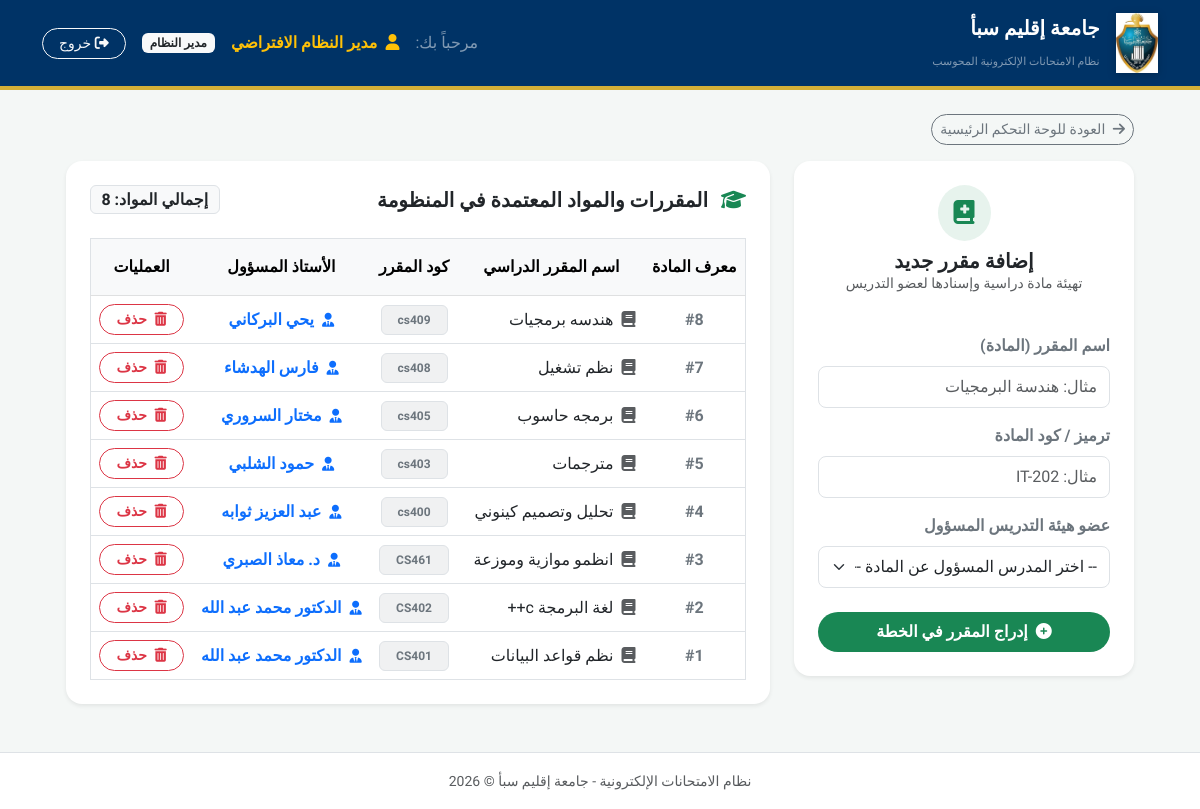
The app's page /electronic_exam_system/admin/manage_courses.php (signed in) with its own data.
### tables this page shows
CREATE TABLE `courses` (
  `course_id` int(11) NOT NULL,
  `course_name` varchar(150) NOT NULL,
  `course_code` varchar(50) NOT NULL,
  `credit_hours` int(11) DEFAULT 3,
  `instructor_id` int(11) NOT NULL
);

CREATE TABLE `users` (
  `user_id` int(11) NOT NULL,
  `full_name` varchar(100) NOT NULL,
  `university_id` varchar(50) NOT NULL,
  `email` varchar(100) DEFAULT NULL,
  `password` varchar(255) NOT NULL,
  `role` enum('admin','dean','head_of_dept','instructor','control','student') NOT NULL,
  `created_at` timestamp NOT NULL DEFAULT current_timestamp()
);

### electronic_exam_system/admin/manage_courses.php (the view, shortened to what this page needs)
<?php
include_once __DIR__ . '/../includes/header.php';
$courses_res = $conn->query("
    SELECT c.*, u.full_name AS instructor_name
    FROM courses c
    LEFT JOIN instructors i ON c.instructor_id = i.instructor_id
    LEFT JOIN users u ON i.user_id = u.user_id
    ORDER BY c.course_id DESC
");
?>
<div class="container-fluid px-4 mt-4">
    <a href="dashboard.php" class="btn btn-outline-secondary rounded-pill btn-sm mb-3">
        <i class="fa-solid fa-arrow-right me-1"></i> العودة للوحة التحكم الرئيسية
    </a>
    <div class="row g-4">
        <div class="col-xl-4">
            <div class="card border-0 shadow-sm rounded-4 p-4 bg-white">
                <div class="text-center mb-4">
                    <div class="bg-success bg-opacity-10 p-3 rounded-circle d-inline-block text-success mb-2">
                        <i class="fa-solid fa-book-medical fa-xl"></i>
                    </div>
                    <h5 class="fw-bold text-dark mb-0">إضافة مقرر جديد</h5>
                    <p class="text-muted small">تهيئة مادة دراسية وإسنادها لعضو التدريس</p>
                </div>
                <form action="" method="POST">
                    <div class="mb-3">
                        <label class="form-label fw-semibold text-secondary">اسم المقرر (المادة)</label>
                        <input type="text" name="course_name" class="form-control rounded-3 py-2" placeholder="مثال: هندسة البرمجيات" required>
                    </div>
                    <div class="mb-3">
                        <label class="form-label fw-semibold text-secondary">ترميز / كود المادة</label>
                        <input type="text" name="course_code" class="form-control rounded-3 py-2" placeholder="مثال: IT-202" required>
                    </div>
                    <div class="mb-3">
                        <label class="form-label fw-semibold text-secondary">عضو هيئة التدريس المسؤول</label>
                        <select name="instructor_id" class="form-select rounded-3 py-2" required>
                            <option value="">-- اختر المدرس المسؤول عن المادة --</option>
                        </select>
                    </div>
                    <div class="d-grid mt-4">
                        <button type="submit" name="add_course" class="btn btn-success rounded-pill fw-bold py-2" style="background-color: #198754; border: none;">
                            <i class="fa-solid fa-plus-circle me-1"></i> إدراج المقرر في الخطة
                        </button>
                    </div>
                </form>
            </div>
        </div>
        <div class="col-xl-8">
            <div class="card border-0 shadow-sm rounded-4 p-4 bg-white h-100">
                <div class="d-flex justify-content-between align-items-center mb-4">
                    <h5 class="fw-bold text-dark mb-0">
                        <i class="fa-solid fa-graduation-cap text-success me-2"></i> المقررات والمواد المعتمدة في المنظومة
                    </h5>
                    <span class="badge bg-light text-dark fs-6 border">إجمالي المواد: <?php echo $courses_res ? $courses_res->num_rows : 0; ?></span>
                </div>
                <div class="table-responsive">
                    <table class="table table-hover align-middle border text-center mb-0">
                        <thead class="table-light fw-bold">
                            <tr>
                                <th class="py-3">معرف المادة</th>
                                <th class="py-3 text-start px-4">اسم المقرر الدراسي</th>
                                <th class="py-3">كود المقرر</th>
                                <th class="py-3">الأستاذ المسؤول</th>
                                <th class="py-3">العمليات</th>
                            </tr>
                        </thead>
                        <tbody>
                            <?php if ($courses_res && $courses_res->num_rows > 0): ?>
                                <?php while($row = $courses_res->fetch_assoc()): ?>
                                    <tr>
                                        <td class="fw-bold text-secondary">#<?php echo $row['course_id']; ?></td>
                                        <td class="text-start px-4fw-bold text-dark">
                                            <i class="fa-solid fa-book text-muted me-2"></i><?php echo htmlspecialchars($row['course_name']); ?>
                                        </td>
                                        <td>
                                            <span class="badge bg-secondary bg-opacity-10 text-secondary border fw-bold px-3 py-2">
                                                <?php echo htmlspecialchars($row['course_code']); ?>
                                            </span>
                                        </td>
                                        <td class="fw-semibold text-primary">
                                            <i class="fa-solid fa-user-tie small me-1"></i>
                                            <?php echo htmlspecialchars($row['instructor_name'] ?? 'غير مسند لمدرس حالياً'); ?>
                                        </td>
                                        <td>
                                            <a href="manage_courses.php?delete_id=<?php echo $row['course_id']; ?>"
                                               onclick="return confirm('⚠️ تحذير: حذف المقرر سيحذف كافة الامتحانات التابعة له، هل تريد الاستمرار؟');"
                                               class="btn btn-outline-danger btn-sm rounded-pill px-3 fw-bold">
                                                <i class="fa-solid fa-trash-can me-1"></i> حذف
                                            </a>
                                        </td>
                                    </tr>
                                <?php endwhile; ?>
                            <?php endif; ?>
                        </tbody>
                    </table>
                </div>
            </div>
        </div>
    </div>
</div>
<?php
include_once __DIR__ . '/../includes/footer.php';
?>

### electronic_exam_system/includes/header.php (shortened to what this page needs)
<!DOCTYPE html>
<html lang="ar" dir="rtl">
<head>
    <link rel="stylesheet" href="https://cdn.jsdelivr.net/npm/bootstrap@5.3.0/dist/css/bootstrap.rtl.min.css">
    <link rel="stylesheet" href="https://cdnjs.cloudflare.com/ajax/libs/font-awesome/6.4.0/css/all.min.css">
</head>
<body>
<nav class="navbar navbar-expand-lg navbar-custom sticky-top mb-4">
    <div class="container">
        <a class="navbar-brand d-flex align-items-center text-white gap-3" href="dashboard.php">
            <img src="/electronic_exam_system/assets/images/logo.jpeg" alt="شعار جامعة إقليم سبأ">
            <div>
                <span class="fw-bold d-block fs-5">جامعة إقليم سبأ</span>
                <small class="text-white-50" style="font-size: 11px;">نظام الامتحانات الإلكترونية المحوسب</small>
            </div>
        </a>
        <?php if(isset($_SESSION['user_id'])): ?>
        <div class="d-flex align-items-center gap-3 ms-auto text-white">
            <span class="d-none d-md-inline text-white-50">مرحباً بك:</span>
            <strong class="text-warning"><i class="fa-solid fa-user me-1"></i> <?php echo htmlspecialchars($_SESSION['full_name']); ?></strong>
            <span class="badge bg-light text-dark px-2 py-1">
                <?php
                $role = $_SESSION['role'];
                if($role == 'instructor') echo 'عضو هيئة تدريس';
                elseif($role == 'admin') echo 'مدير النظام';
                elseif($role == 'head_of_dept') echo 'رئيس القسم';
                else echo ucfirst($role);
                ?>
            </span>
            <a href="../logout.php" class="btn btn-outline-light btn-sm rounded-pill px-3"><i class="fa-solid fa-sign-out-alt"></i> خروج</a>
        </div>
        <?php endif; ?>
    </div>
</nav>
<div class="container">

### electronic_exam_system/includes/footer.php (shortened to what this page needs)
</div> <footer class="footer text-center py-3 mt-5 text-muted bg-white border-top">
    <div class="container">
        <small> نظام الامتحانات الإلكترونية - جامعة إقليم سبأ &copy; 2026</small>
    </div>
</footer>
</body>
</html>

### electronic_exam_system/includes/header.php (style rules this page uses)
body { font-family: 'Tajawal', sans-serif; background-color: #f4f7f6; }
.navbar-custom { background-color: #003366; border-bottom: 4px solid #D4AF37; }
.navbar-brand img { max-height: 60px; filter: drop-shadow(0px 2px 4px rgba(0,0,0,0.2)); }

### records on screen
courses: course_id "8", course_name "هندسه برمجيات", course_code "cs409", users.full_name "يحي البركاني"
courses: course_id "7", course_name "نظم تشغيل", course_code "cs408", users.full_name "فارس الهدشاء"
courses: course_id "6", course_name "برمجه حاسوب", course_code "cs405", users.full_name "مختار السروري"
courses: course_id "5", course_name "مترجمات", course_code "cs403", users.full_name "حمود الشلبي"
courses: course_id "4", course_name "تحليل وتصميم كينوني", course_code "cs400", users.full_name "عبد العزيز ثوابه"
courses: course_id "3", course_name "انظمو موازية وموزعة", course_code "CS461", users.full_name "د. معاذ الصبري"
courses: course_id "2", course_name "لغة البرمجة c++", course_code "CS402", users.full_name "الدكتور محمد عبد الله"
courses: course_id "1", course_name "نظم قواعد البيانات", course_code "CS401", users.full_name "الدكتور محمد عبد الله"

### other values on screen
$_SESSION['full_name'] "مدير النظام الافتراضي"
$courses_res->num_rows "8"
